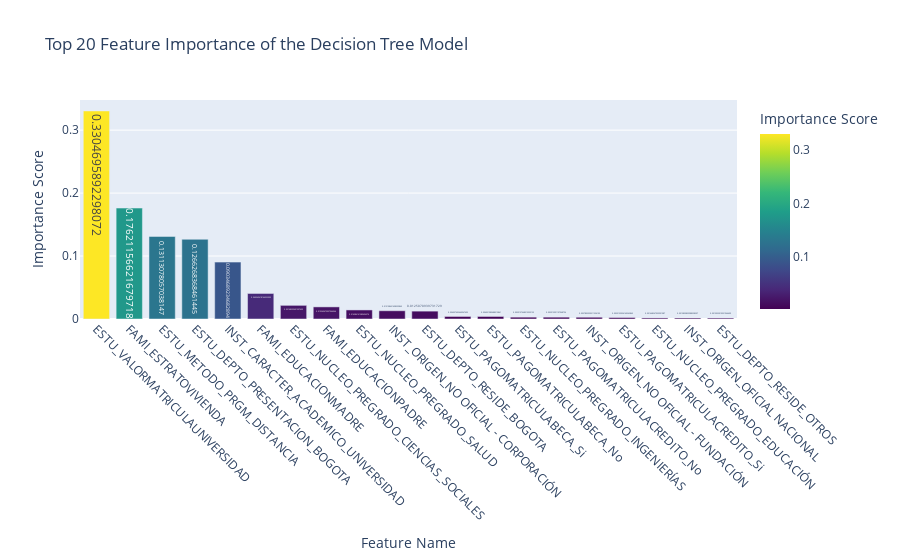

Here is the notebook cell this chart was saved with:
### Code cell
# Feature Importance Plot
importances = model.named_steps['classifier'].feature_importances_
feature_names = model.named_steps['preprocessor'].get_feature_names_out()
importance_df = pd.DataFrame({
    'Feature': feature_names,
    'Importance': importances
}).sort_values(by='Importance', ascending=False).head(20)

fig = px.bar(importance_df,
             x='Feature',
             y='Importance',
             title='Top 20 Feature Importance of the Decision Tree Model',
             labels={'Feature': 'Feature Name', 'Importance': 'Importance Score'},
             color='Importance',
             color_continuous_scale='Viridis',
             text='Importance')
fig.update_layout(xaxis_tickangle=45)
fig.show()

### Figure 1 — Plotly figure (JSON) as saved in the notebook; plotly's stock layout.template omitted (floating-point values rounded to 4 significant figures)
{"data": [{"hovertemplate": "Feature Name=%{x}<br>Importance Score=%{marker.color}<extra></extra>", "legendgroup": "", "marker": {"color": [0.3305, 0.1762, 0.1311, 0.1266, 0.09035, 0.04057, 0.02168, 0.01924, 0.01439, 0.01311, 0.01251, 0.004037, 0.004022, 0.002916, 0.002913, 0.00278, 0.002315, 0.001648, 0.001583, 0.001502], "coloraxis": "coloraxis", "pattern": {"shape": ""}}, "name": "", "orientation": "v", "showlegend": false, "text": [0.3305, 0.1762, 0.1311, 0.1266, 0.09035, 0.04057, 0.02168, 0.01924, 0.01439, 0.01311, 0.01251, 0.004037, 0.004022, 0.002916, 0.002913, 0.00278, 0.002315, 0.001648, 0.001583, 0.001502], "textposition": "auto", "type": "bar", "x": ["ESTU_VALORMATRICULAUNIVERSIDAD", "FAMI_ESTRATOVIVIENDA", "ESTU_METODO_PRGM_DISTANCIA", "ESTU_DEPTO_PRESENTACION_BOGOTA", "INST_CARACTER_ACADEMICO_UNIVERSIDAD", "FAMI_EDUCACIONMADRE", "ESTU_NUCLEO_PREGRADO_CIENCIAS_SOCIALES", "FAMI_EDUCACIONPADRE", "ESTU_NUCLEO_PREGRADO_SALUD", "INST_ORIGEN_NO OFICIAL - CORPORACIÓN", "ESTU_DEPTO_RESIDE_BOGOTA", "ESTU_PAGOMATRICULABECA_Si", "ESTU_PAGOMATRICULABECA_No", "ESTU_NUCLEO_PREGRADO_INGENIERÍAS", "ESTU_PAGOMATRICULACREDITO_No", "INST_ORIGEN_NO OFICIAL - FUNDACIÓN", "ESTU_PAGOMATRICULACREDITO_Si", "ESTU_NUCLEO_PREGRADO_EDUCACIÓN", "INST_ORIGEN_OFICIAL NACIONAL", "ESTU_DEPTO_RESIDE_OTROS"], "xaxis": "x", "y": [0.3305, 0.1762, 0.1311, 0.1266, 0.09035, 0.04057, 0.02168, 0.01924, 0.01439, 0.01311, 0.01251, 0.004037, 0.004022, 0.002916, 0.002913, 0.00278, 0.002315, 0.001648, 0.001583, 0.001502], "yaxis": "y"}], "layout": {"barmode": "relative", "coloraxis": {"colorbar": {"title": {"text": "Importance Score"}}, "colorscale": [[0, "#440154"], [0.1111, "#482878"], [0.2222, "#3e4989"], [0.3333, "#31688e"], [0.4444, "#26828e"], [0.5556, "#1f9e89"], [0.6667, "#35b779"], [0.7778, "#6ece58"], [0.8889, "#b5de2b"], [1, "#fde725"]]}, "legend": {"tracegroupgap": 0}, "title": {"text": "Top 20 Feature Importance of the Decision Tree Model"}, "xaxis": {"anchor": "y", "domain": [0, 1], "tickangle": 45, "title": {"text": "Feature Name"}}, "yaxis": {"anchor": "x", "domain": [0, 1], "title": {"text": "Importance Score"}}}}
